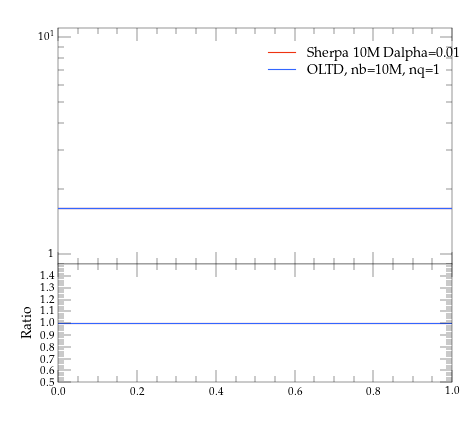

Source code (Python):
#! /usr/bin/env python

# This Python script was auto-generated using YODA v2.0.0.
# Analysis object: /evtb/incCut10
# Timestamp: 13-04-2024 (07:56:31)

import matplotlib as mpl
import matplotlib.pyplot as plt
mpl.use('Agg') # comment out for interactive use
import os
import numpy as np

plotDir = os.path.split(os.path.realpath(__file__))[0]
if 'YODA_USER_PLOT_PATH' in globals():
    plot_outdir = globals()['YODA_USER_PLOT_PATH']
else:
    plot_outdir = plotDir

#plot style
plt.style.use(os.path.join(plotDir, '../default.mplstyle'))
# plot metadata
figW, figH = plt.rcParams['figure.figsize']
ax_xLabel = r''
ax_yLabel = r''
ax_title  = r''
ax_xScale = 'linear'
ax_yScale = 'log'
xLims = (0.0, 1.0)
yLims = (0.9, 11.0)

# TeX-friendly labels for the legend
labels = [ r"Sherpa 10M Dalpha=0.01", r"OLTD, nb=10M, nq=1" ]

# Create figure and axis objects
fig, (ax, ratio0_ax) = plt.subplots(2, 1, sharex=True,
                  figsize=(figW,figH), gridspec_kw={'height_ratios': (2, 1)})
ratio0_ax.yaxis.set_major_locator(mpl.ticker.MultipleLocator(0.1))
ratio0_ax.set_ylim(0.5, 1.4999)
ratio0_ax.set_ylabel('Ratio')

# LineColor map: curve index -> color
linecolors = {0: '#EE3311', 1: '#3366FF'}
# the numerical data is stored in a separate file
dataf = dict()
prefix = os.path.split(__file__)[0]
if prefix:    prefix = prefix + '/'
exec(open(prefix+'incCut10__data.py').read(), dataf)


legend_handles = [] # keep track of handles for the legend

# style options for curves
# starts at zorder>=5 to draw curve on top of legend
styles = {
  'curve0': {
    'color' : linecolors[0],
    'linestyle' : '-',
    'marker' : 'o',
    'zorder' : 5,
    'histstyle' : True,
  },
  'curve1': {
    'color' : linecolors[1],
    'linestyle' : '-',
    'marker' : 'o',
    'zorder' : 6,
    'histstyle' : True,
  },
}
# curve from input yoda files in main panel
for label in dataf['yvals'].keys():
    if all(np.isnan(v) for v in dataf['yvals'][label]):
        continue
    tmp = None
    if styles[label]['histstyle']: # draw as histogram
        tmp, = ax.plot(dataf['xedges'], dataf['yedges'][label],
                       color=styles[label]['color'],
                       linestyle=styles[label]['linestyle'],
                       drawstyle='steps-pre', solid_joinstyle='miter',
                       zorder=styles[label]['zorder'], label=label)
        ax.errorbar(dataf['xpoints'], dataf['yvals'][label], color=styles[label]['color'],
                    xerr=dataf['xerrs'], yerr=[dataf['ydowns'][label], dataf['yups'][label]],
                    linestyle='none', zorder=styles[label]['zorder'])
    else: # draw as scatter
        tmp = ax.errorbar(dataf['xpoints'], dataf['yvals'][label],
                          xerr=dataf['xerrs'],
                          yerr=[ dataf['ydowns'][label],
                          dataf['yups'][label] ],
                          fmt=styles[label]['marker'],
                          ecolor=styles[label]['color'],
                          color=styles[label]['color'], zorder=2)
        tmp[-1][0].set_linestyle(styles[label]['linestyle'])
    legend_handles += [tmp]
    for varLabel in dataf['variation_yvals'].keys():
        if varLabel.startswith(label):
            tmp, = ax.plot(dataf['xedges'], dataf['variation_yvals'][varLabel],
                           color=styles[label]['color'],
                           linestyle=styles[label]['linestyle'],
                           drawstyle='steps-pre', solid_joinstyle='miter',
                           zorder=styles[label]['zorder'], alpha=0.5)


# plots on ratio panel
# curve from input yoda files in ratio panel
for label, yvals in dataf['ratio0_yvals'].items():
    if all(np.isnan(v) for v in yvals):
        continue
    if styles[label]['histstyle']: # plot as histogram
        ratio0_ax.plot(dataf['xedges'], yvals,
                       color=styles[label]['color'],
                       linestyle=styles[label]['linestyle'],
                       drawstyle='steps-pre', zorder=1,
                       solid_joinstyle='miter')
        ratio0_ax.vlines(dataf['xpoints'],
                         dataf['ratio0_ymin'][label],
                         dataf['ratio0_ymax'][label],
                         color=styles[label]['color'], zorder=1)
    else: # plot as scatter
        tmp = ratio0_ax.errorbar(dataf['xpoints'],
                                 yvals, xerr=dataf['xerrs'],
                                 yerr=dataf['ratio0_yerrs'][label],
                                 fmt=styles[label]['marker'],
                                 ecolor=styles[label]['color'],
                                 color=styles[label]['color'])
        tmp[-1][0].set_linestyle(styles[label]['linestyle'])

    for varlabel in dataf['ratio0_variation_vals'].keys():
        if varlabel.startswith(label):
            ratio0_ax.plot(dataf['xedges'],
                            dataf['ratio0_variation_vals'][varlabel],
                            color=styles[label]['color'],
                            linestyle=styles[label]['linestyle'],
                            drawstyle='steps-pre', solid_joinstyle='miter',
                            zorder=1, alpha=0.5)

legend_pos = (0.5, 0.97)
ax.legend(legend_handles, labels, loc='upper left', bbox_to_anchor=legend_pos)

# set plot metadata as defined above
ratio0_ax.set_xlabel(ax_xLabel)
ratio0_ax.xaxis.set_label_coords(1., -.15)
ax.set_ylabel(ax_yLabel, loc='top')
ax.set_title(ax_title, loc='left')
ax.set_xscale(ax_xScale)
ax.set_yscale(ax_yScale)
ax.set_xlim(xLims)
ax.set_ylim(yLims)

# tick formatting
plt.rcParams['xtick.top'] = True
plt.rcParams['ytick.right'] = True
ax.yaxis.set_major_locator(mpl.ticker.LogLocator(base=10.0, numticks=np.inf))
ax.yaxis.set_minor_locator(mpl.ticker.LogLocator(
                           base=10.0, subs=np.arange(0.1, 1, 0.1), numticks=np.inf))
fig.align_ylabels((ax, ratio0_ax))
plt.savefig(os.path.join(plot_outdir, 'incCut10.pdf'), format='PDF')
plt.savefig(os.path.join(plot_outdir, 'incCut10.png'), format='PNG')

plt.close(fig)
